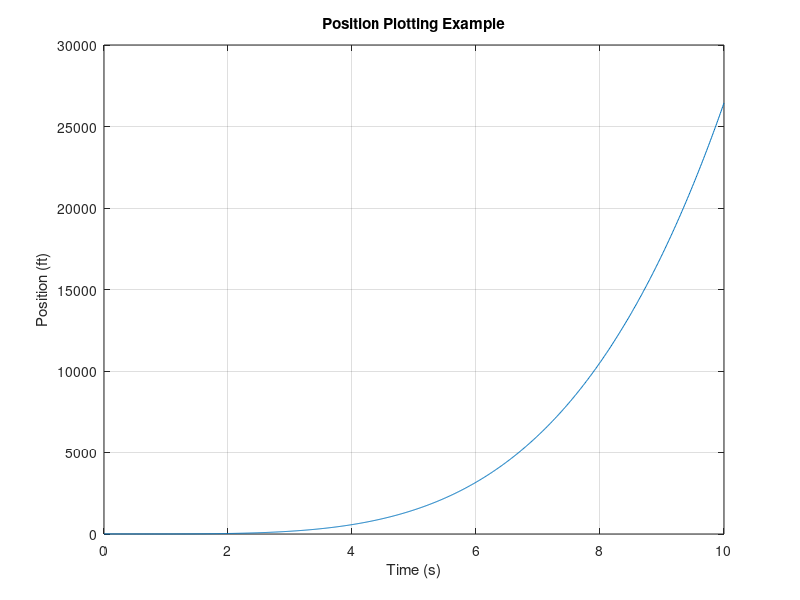
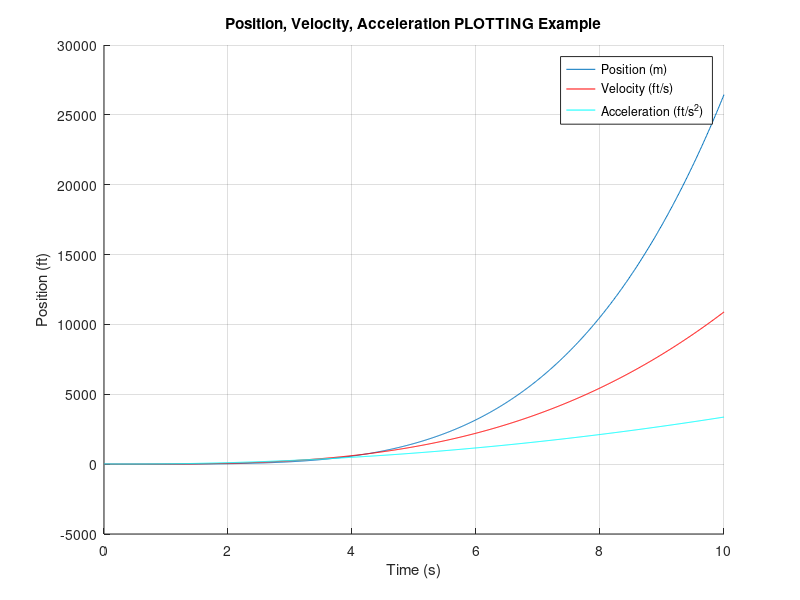
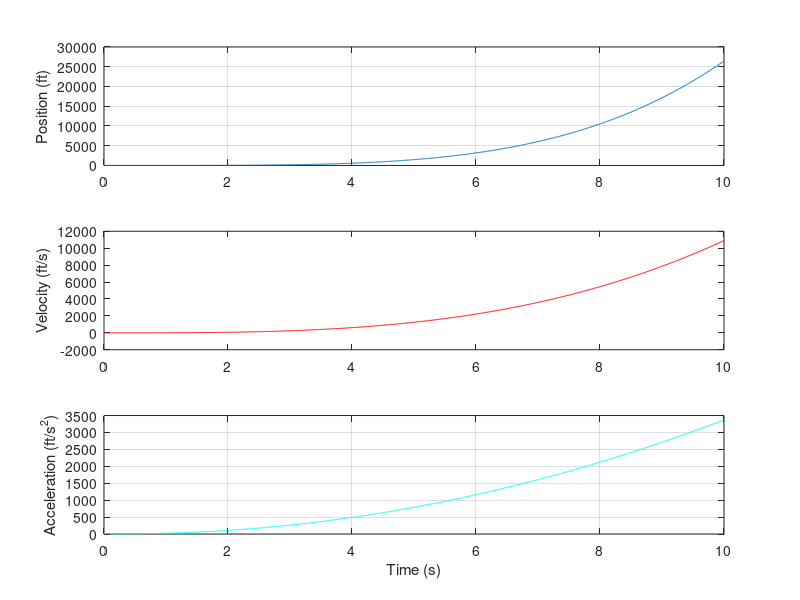
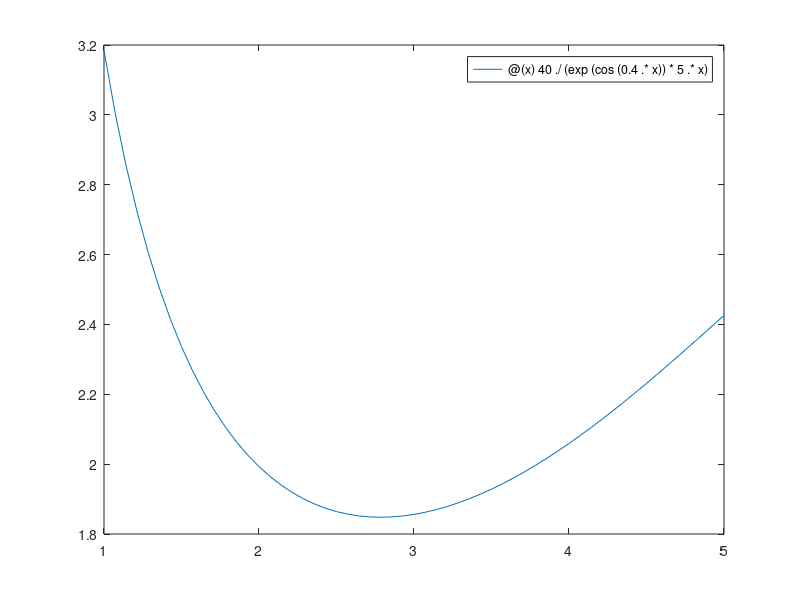

Write MATLAB code to recreate these figures, in order.

%% Header

% EGR 101 Recitation Week 4
% Greg Loughnane

%% Initialize the m-file

clear all % clears all variables MATLAB has stored
close all % closes all figures or GUI's MATLAB might have open
clc % clears the command window

%% What do we need for this week's homework?

%%%% You will need to type these into MATLAB to do this homework
    %%% help plot
        %%% help xlabel
        %%% help ylabel
        %%% help legend
        %%% help title
    %%% help subplot
    %%% help fplot
    
%%%% REMEMBER TO USE ELEMENT BY ELEMENT MULTIPLICATION

%% *************** Position Plotting Example

t = [0:0.01:10]; % time vector
x = 3*t.^4 - 4.*t.^3 + 5.*t.^2 - 6.*t + 7; % position vector (ft)

figure(1) % Use the figure() command to create multiple figures with a single m-file
plot(t,x) % plot position
grid on % Turns the grid on
ylabel('Position (ft)')
xlabel('Time (s)')
title('Position Plotting Example')

%% *************** Position, Velocity, Acceleration Plotting Example

% time vector t is already defined
% position vector x is already defined
v = 12.*t.^3 - 12.*t.^2 + 10.*t - 6; % velocity vector (ft/s)
a = 36.*t.^2 - 24.*t + 10; % acceleration vector (ft/s^2)

figure(2)
hold on % This will allow for additional plots on the same axes (i.e. if 
% you use more plot(x,y) commands they will be plotted together)
grid on

plot(t,x) % plot position
plot(t,v,'r') % plot velocity in red
plot(t,a,'c') % plot acceleration in cyan
xlabel('Time (s)') 
ylabel('Position (ft)')
title('Position, Velocity, Acceleration PLOTTING Example')
legend('Position (m)', 'Velocity (ft/s)', 'Acceleration (ft/s^2)')
hold off

%% *************** Position, Velocity, Acceleration Subplotting Example 

% time vector t is already defined
% position vector x is already defined
% velocity vector v is already defined
% acceleration vector a is already defined

figure(3)

subplot(3,1,1) % Assigns the row, column, and position of plot array
plot(t,x) % plot position
ylabel('Position (ft)')
grid on

subplot(3,1,2) 
plot(t,v,'r') % plot velocity in red
ylabel('Velocity (ft/s)')

subplot(3,1,3)
plot(t,a,'c') % plot acceleration in cyan
ylabel('Acceleration (ft/s^2)')
xlabel('Time (s)') % Notice there is only 1 xlabel for the figure
grid on
 
%% **************Fplot Example
figure(4)
fplot(@(x)40./(exp(cos(0.4.*x))*5.*x),[1,5]) 
% Alternatively (I like this next one better),
figure(5)
fplot('40./(exp(cos(0.4.*x))*5.*x)',[1,5],'r') %plot the same function in red


